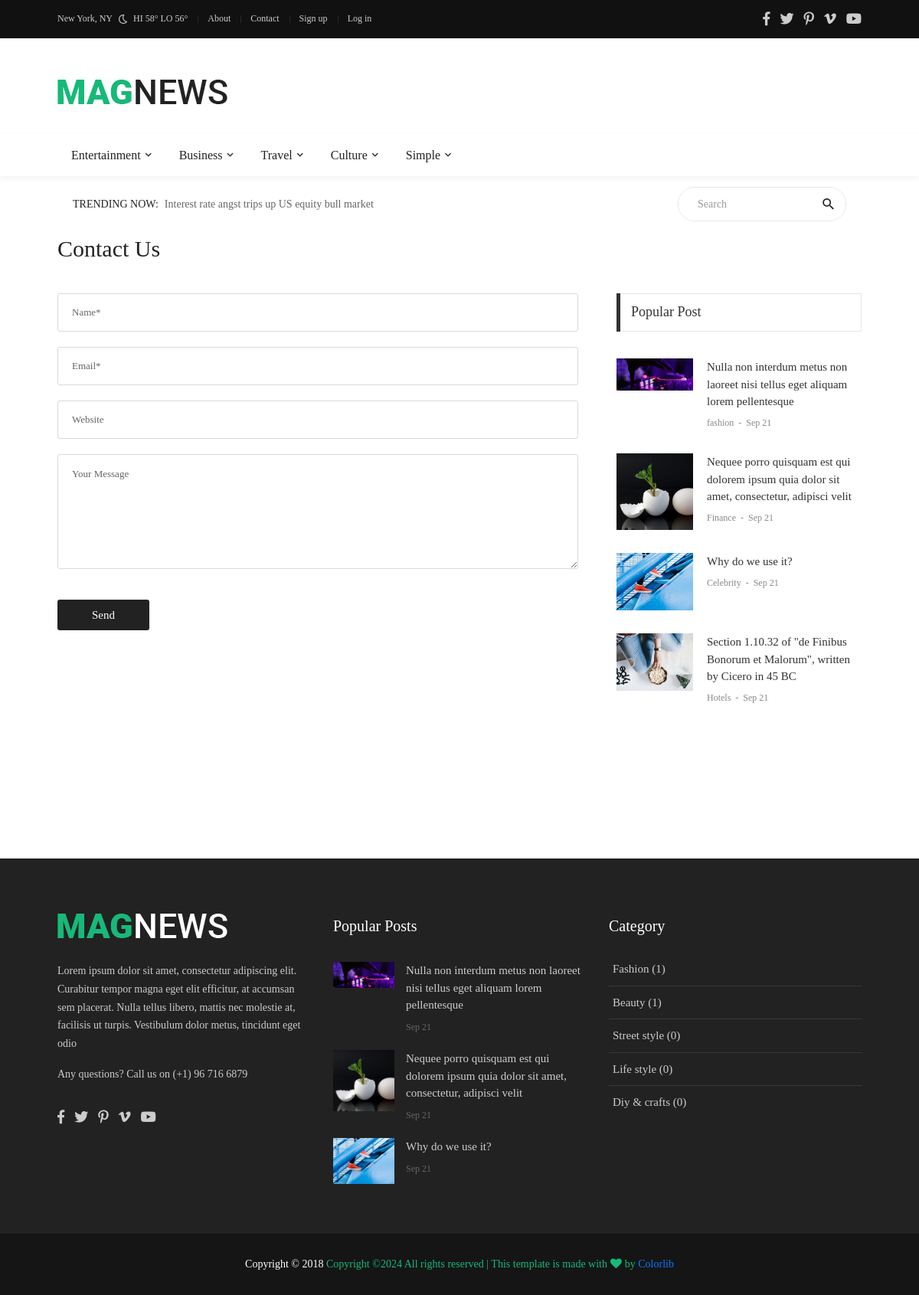
Page /contact-us on the committed database.
### blog/models.py (models this page shows, shortened)
class CategoryParent(models.Model):
    title = models.CharField(max_length=100)

class Post(models.Model):
    user = models.ForeignKey(User, on_delete=models.CASCADE)
    category = models.ForeignKey(Category, on_delete=models.CASCADE)
    title = models.CharField(max_length=300)
    content = RichTextField()
    image = models.ImageField(upload_to='blog/images/', blank=False, null=False, validators=[FileExtensionValidator(['jpg', 'jpeg', 'png'])])
    created_at = models.DateTimeField(auto_now_add=True)
    updated_at = models.DateTimeField(auto_now=True)
    views = models.IntegerField(default=0)
    is_public = models.BooleanField(default=False)

class Category(models.Model):
    title = models.CharField(max_length=300)
    parent = models.ForeignKey(CategoryParent, on_delete=models.CASCADE, null=True)

### blog/views.py (the view, shortened to what this page needs)
# urls.py: path('contact-us', views.contact_us, name='contact_us'),
def contact_us(request):
    if request.method == 'GET':
        return render(request, 'blog/contact.html', context={})

### blog/context_processors.py (called while the page is built)
def categories_parents(request):
    categories = CategoryParent.objects.all()
    return {'cat_parents': categories}

def get_tags(request):
    tags = Tag.objects.all()
    return {'tags': tags}

def get_popular_posts(request):
    popular_posts = Post.objects.all().order_by('-views')[:4]
    return {'popular_posts': popular_posts}

def get_categories(request):
    categories = Category.objects.all()[:5]
    return {'categories': categories}

### templates/blog/contact.html (shortened to what this page needs)
{% extends '../base.html' %}
{% block content %}
	<div class="container p-t-4 p-b-40">
		<h2 class="f1-l-1 cl2">
			Contact Us
		</h2>
	</div>
	<section class="bg0 p-b-60">
		<div class="container">
			<div class="row justify-content-center">
				<div class="col-md-7 col-lg-8 p-b-80">
					<div class="p-r-10 p-r-0-sr991">
						<form id="contact-form" >
							<input class="bo-1-rad-3 bocl13 size-a-19 f1-s-13 cl5 plh6 p-rl-18 m-b-20" type="text" name="name" placeholder="Name*">
							<input class="bo-1-rad-3 bocl13 size-a-19 f1-s-13 cl5 plh6 p-rl-18 m-b-20" type="text" name="email" placeholder="Email*">
							<input class="bo-1-rad-3 bocl13 size-a-19 f1-s-13 cl5 plh6 p-rl-18 m-b-20" type="text" name="website" placeholder="Website">
							<textarea class="bo-1-rad-3 bocl13 size-a-15 f1-s-13 cl5 plh6 p-rl-18 p-tb-14 m-b-20" name="message" placeholder="Your Message"></textarea>
							<button class="size-a-20 bg2 borad-3 f1-s-12 cl0 hov-btn1 trans-03 p-rl-15 m-t-20">
								Send
							</button>
						</form>
					</div>
				</div>
				<div class="col-md-5 col-lg-4 p-b-80">
					<div class="p-l-10 p-rl-0-sr991">
						{% include 'partial/popular-post.html' %}
					</div>
				</div>
			</div>
		</div>
	</section>
{% endblock %}

### templates/partial/header.html (shortened to what this page needs)
{% load static %}
<header>
    <div class="container-menu-desktop">
        <div class="topbar">
            <div class="content-topbar container h-100">
                <div class="left-topbar">
						<span class="left-topbar-item flex-wr-s-c">
							<span>
								New York, NY
							</span>
							<img class="m-b-1 m-rl-8" src="{% static 'images/icons/icon-night.png' %}" alt="IMG">
							<span>
								HI 58° LO 56°
							</span>
						</span>
                    <a href="{% url 'about' %}" class="left-topbar-item">
                        About
                    </a>
                    <a href="{% url 'contact_us' %}" class="left-topbar-item">
                        Contact
                    </a>
                    {% if user.is_authenticated %}
                        <a class="left-topbar-item" href="{% url 'user_profile' %}">{{ user.username }}</a>
                        <a href="{% url 'user_logout' %}" class="left-topbar-item">
                            Log out
                        </a>
                    {% else %}
                        <a href="{% url 'user_register' %}" class="left-topbar-item">
                            Sign up
                        </a>
                        <a href="{% url 'user_login' %}" class="left-topbar-item">
                            Log in
                        </a>
                    {% endif %}
                </div>
                <div class="right-topbar">
                    <a href="#">
                        <span class="fab fa-facebook-f"></span>
                    </a>
                    <a href="#">
                        <span class="fab fa-twitter"></span>
                    </a>
                    <a href="#">
                        <span class="fab fa-pinterest-p"></span>
                    </a>
                    <a href="#">
                        <span class="fab fa-vimeo-v"></span>
                    </a>
                    <a href="#">
                        <span class="fab fa-youtube"></span>
                    </a>
                </div>
            </div>
        </div>
        <div class="wrap-logo container">
            <div class="logo">
                <a href="{% url 'index' %}"><img src="{% static 'images/icons/logo-01.png' %}" alt="LOGO"></a>
            </div>
        </div>
        <div class="wrap-main-nav">
            <div class="main-nav">
                <nav class="menu-desktop">
                    <ul class="main-menu">
                        {% for cate_parent in cat_parents %}
                            <li class="mega-menu-item">
                                <a href="{% url 'category_parent_detail' cate_parent.id %}">{{ cate_parent.title|capfirst }}</a>
                            </li>
                        {% endfor %}
                    </ul>
                </nav>
            </div>
        </div>
    </div>
</header>
<div class="container">
    <div class="bg0 flex-wr-sb-c p-rl-20 p-tb-8">
        <div class="f2-s-1 p-r-30 size-w-0 m-tb-6 flex-wr-s-c">
				<span class="text-uppercase cl2 p-r-8">
					Trending Now:
				</span>
            <span class="dis-inline-block cl6 slide100-txt pos-relative size-w-0" data-in="fadeInDown"
                  data-out="fadeOutDown">
					<span class="dis-inline-block slide100-txt-item animated visible-false">
						Interest rate angst trips up US equity bull market
					</span>
				</span>
        </div>
        <form action="{% url 'search' %}" method="get" class="pos-relative size-a-2 bo-1-rad-22 of-hidden bocl11 m-tb-6">
                <input class="f1-s-1 cl6 plh9 s-full p-l-25 p-r-45" type="text" name="q" placeholder="Search">
                <button class="flex-c-c size-a-1 ab-t-r fs-20 cl2 hov-cl10 trans-03">
                    <i class="zmdi zmdi-search"></i>
                </button>
        </form>
    </div>
</div>

### templates/partial/popular-post.html
<div class="p-b-30">
    <div class="how2 how2-cl4 flex-s-c">
        <h3 class="f1-m-2 cl3 tab01-title">
            Popular Post
        </h3>
    </div>
    <ul class="p-t-35">
        {% for p in popular_posts %}
            <li class="flex-wr-sb-s p-b-30">
                <a href="#" class="size-w-10 wrap-pic-w hov1 trans-03">
                    <img src="{{ p.image.url }}" alt="IMG">
                </a>
                <div class="size-w-11">
                    <h6 class="p-b-4">
                        <a href="{% url 'post_detail' p.id %}" class="f1-s-5 cl3 hov-cl10 trans-03">
                            {{ p.title }}
                        </a>
                    </h6>
                    <span class="cl8 txt-center p-b-24">
											<a href="#" class="f1-s-6 cl8 hov-cl10 trans-03">
												{{ p.category.title }}
											</a>
											<span class="f1-s-3 m-rl-3">
												-
											</span>
											<span class="f1-s-3">
												{{ p.created_at|date:"M d" }}
											</span>
										</span>
                </div>
            </li>
        {% endfor %}
    </ul>
</div>

### templates/partial/footer.html (shortened to what this page needs)
{% load static %}
	<footer>
		<div class="bg2 p-t-40 p-b-25">
			<div class="container">
				<div class="row">
					<div class="col-lg-4 p-b-20">
						<div class="size-h-3 flex-s-c">
							<a href="index.html">
								<img class="max-s-full" src="{% static 'images/icons/logo-02.png' %}" alt="LOGO">
							</a>
						</div>
						<div>
							<p class="f1-s-1 cl11 p-b-16">
								Lorem ipsum dolor sit amet, consectetur adipiscing elit. Curabitur tempor magna eget elit efficitur, at accumsan sem placerat. Nulla tellus libero, mattis nec molestie at, facilisis ut turpis. Vestibulum dolor metus, tincidunt eget odio
							</p>
							<p class="f1-s-1 cl11 p-b-16">
								Any questions? Call us on (+1) 96 716 6879
							</p>
							<div class="p-t-15">
								<a href="#" class="fs-18 cl11 hov-cl10 trans-03 m-r-8">
									<span class="fab fa-facebook-f"></span>
								</a>
								<a href="#" class="fs-18 cl11 hov-cl10 trans-03 m-r-8">
									<span class="fab fa-twitter"></span>
								</a>
								<a href="#" class="fs-18 cl11 hov-cl10 trans-03 m-r-8">
									<span class="fab fa-pinterest-p"></span>
								</a>
								<a href="#" class="fs-18 cl11 hov-cl10 trans-03 m-r-8">
									<span class="fab fa-vimeo-v"></span>
								</a>
								<a href="#" class="fs-18 cl11 hov-cl10 trans-03 m-r-8">
									<span class="fab fa-youtube"></span>
								</a>
							</div>
						</div>
					</div>
					<div class="col-sm-6 col-lg-4 p-b-20">
						<div class="size-h-3 flex-s-c">
							<h5 class="f1-m-7 cl0">
								Popular Posts
							</h5>
						</div>
						<ul>
                            {% for post in popular_posts|slice:"3" %}
                            	<li class="flex-wr-sb-s p-b-20">
								<a href="{% url 'post_detail' post.id %}" class="size-w-4 wrap-pic-w hov1 trans-03">
									<img src="{{ post.image.url }}" alt="IMG">
								</a>
								<div class="size-w-5">
									<h6 class="p-b-5">
										<a href="#" class="f1-s-5 cl11 hov-cl10 trans-03">
                                            {{ post.title }}
										</a>
									</h6>
									<span class="f1-s-3 cl6">
										{{ post.created_at|date:"M d" }}
									</span>
								</div>
							</li>
                            {% endfor %}
						</ul>
					</div>
					<div class="col-sm-6 col-lg-4 p-b-20">
						<div class="size-h-3 flex-s-c">
							<h5 class="f1-m-7 cl0">
								Category
							</h5>
						</div>
						<ul class="m-t--12">
                            {% for category in categories|slice:"6" %}
                            	<li class="how-bor1 p-rl-5 p-tb-10">
								<a href="{% url 'category_detail' category.id %}" class="f1-s-5 cl11 hov-cl10 trans-03 p-tb-8">
                                    {{ category.title|capfirst }} ({{ category.post_set.count }})
								</a>
							</li>
                            {% endfor %}
						</ul>
					</div>
				</div>
			</div>
		</div>
		<div class="bg11">
			<div class="container size-h-4 flex-c-c p-tb-15">
				<span class="f1-s-1 cl0 txt-center">
					Copyright © 2018
					<a href="#" class="f1-s-1 cl10 hov-link1">
Copyright &copy;<script>document.write(new Date().getFullYear());</script> All rights reserved | This template is made with <i class="fa fa-heart" aria-hidden="true"></i> by <a href="https://colorlib.com" target="_blank">Colorlib</a>
				</span>
			</div>
		</div>
	</footer>

### rows in the picture
CategoryParent: title "Entertainment"
CategoryParent: title "Business"
CategoryParent: title "Travel"
CategoryParent: title "Culture"
CategoryParent: title "Simple"
Post: image (picture), title "Nulla non interdum metus non laoreet nisi tellus eget aliquam lorem pellentesque", category "fashion", created_at "Sep 21"
Post: image (picture), title "Nequee porro quisquam est qui dolorem ipsum quia dolor sit amet, consectetur, adipisci velit", category "Finance", created_at "Sep 21"
Post: image (picture), title "Why do we use it?", category "Celebrity", created_at "Sep 21"
Post: image (picture), title "Section 1.10.32 of \"de Finibus Bonorum et Malorum\", written by Cicero in 45 BC", category "Hotels", created_at "Sep 21"
Category: title "Fashion", post_set.count "1"
Category: title "Beauty", post_set.count "1"
Category: title "Street style", post_set.count "0"
Category: title "Life style", post_set.count "0"
Category: title "Diy & crafts", post_set.count "0"
